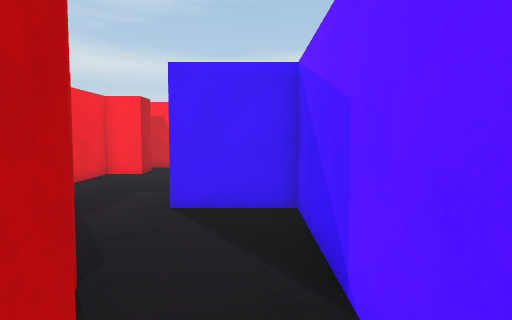
[1] (above)

24 first-person views from a walk through a scene from a Unity 3-D project. The camera is 1.4 m above the floor, tilts 4° down and sees 70° across. The floor is counted in squares, 1 m on a side. Each view is taken from the middle of a square. On the plan, view 1 faces up. The plan holds only what a view shows up to about 16 squares ahead; the rest is blank. The place goes on beyond the plan.

[2]
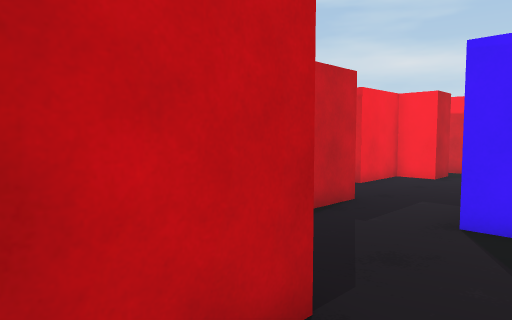

[3]
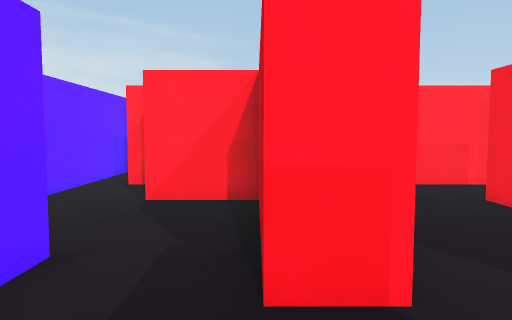

[4]
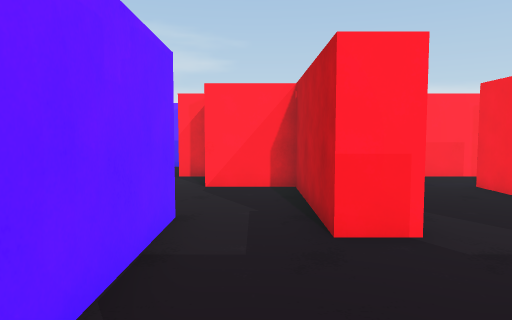

[5]
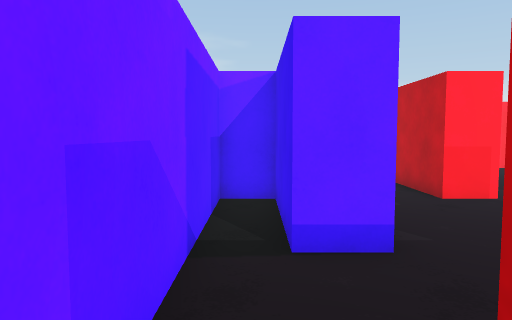

[6]
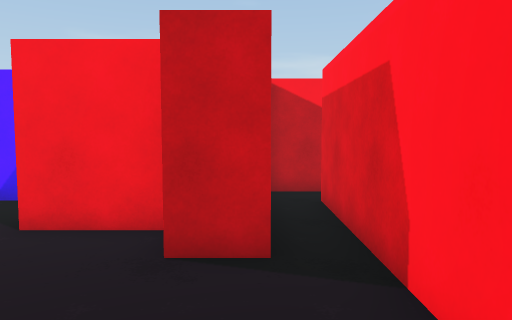

[7]
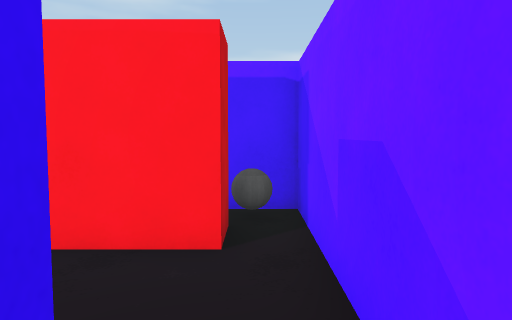

[8]
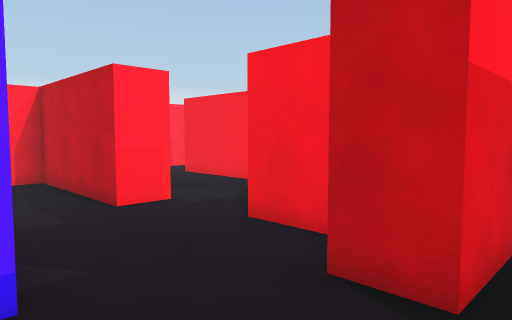

[9]
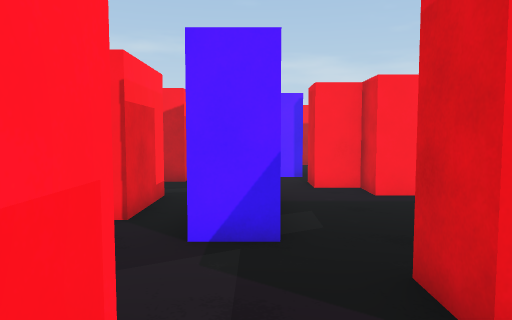

[10]
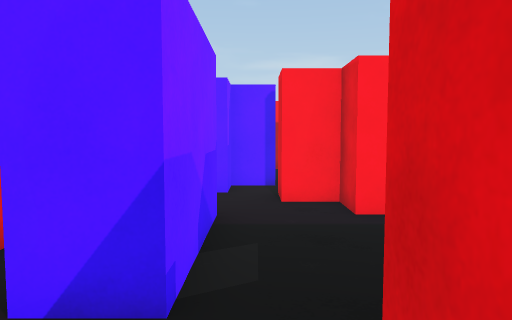

[11]
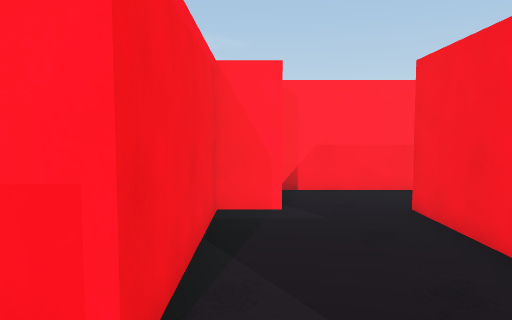

[12]
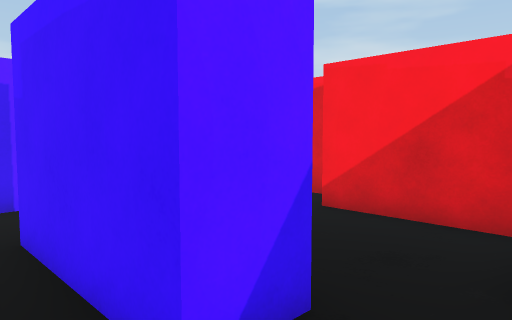

[13]
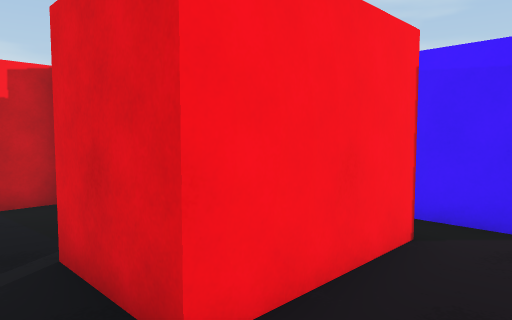

[14]
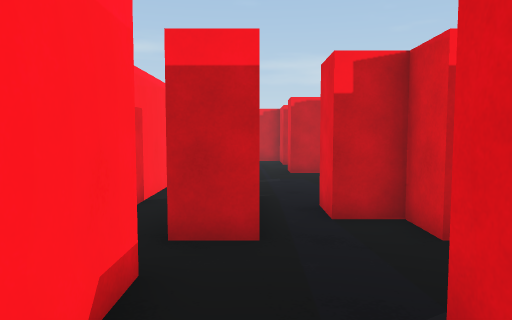

[15]
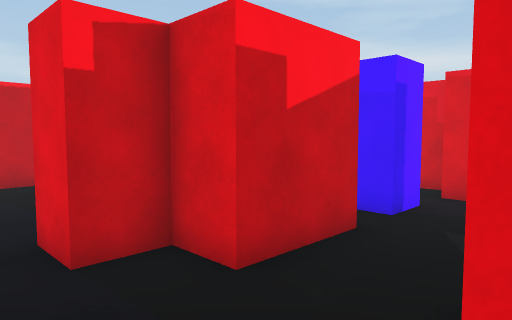

[16]
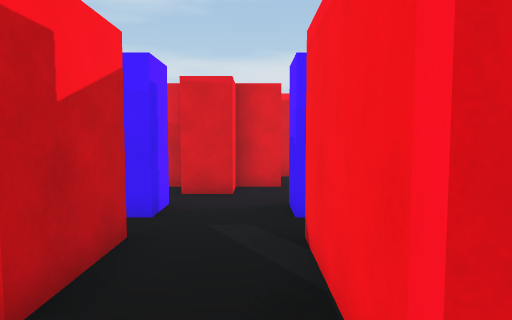

[17]
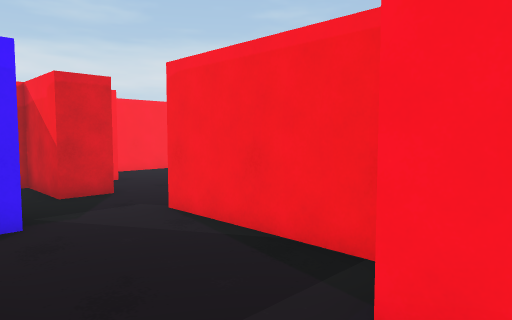

[18]
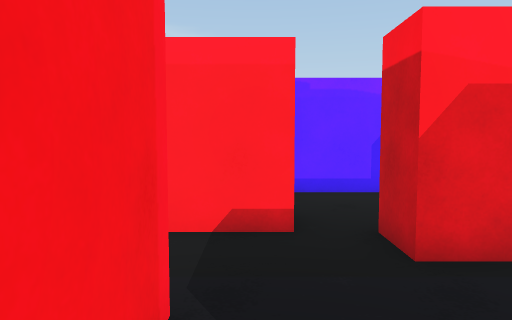

[19]
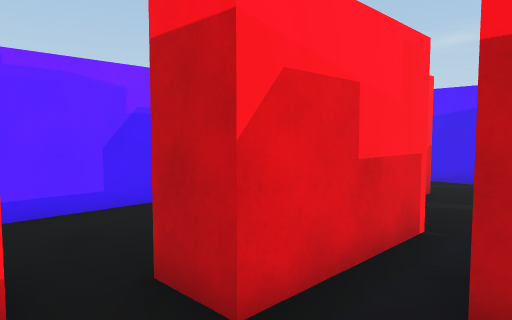

[20]
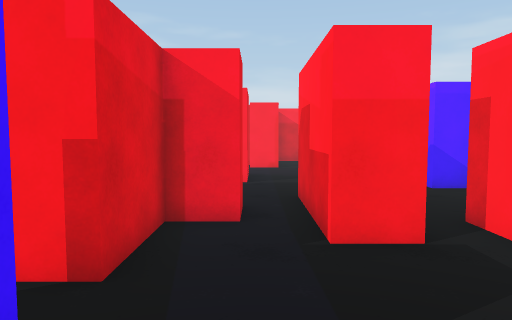

[21]
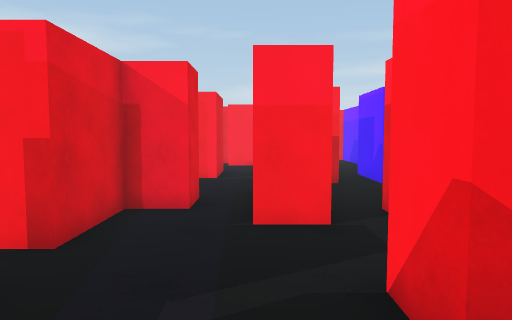

[22]
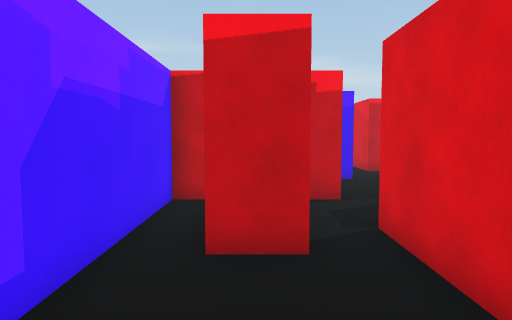

[23]
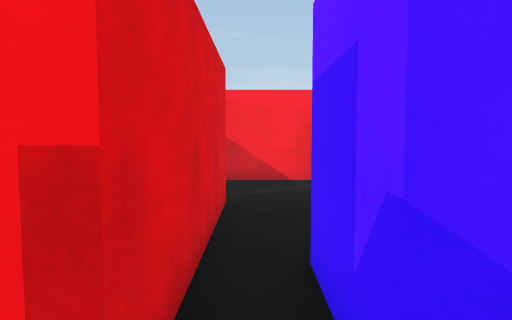

[24]
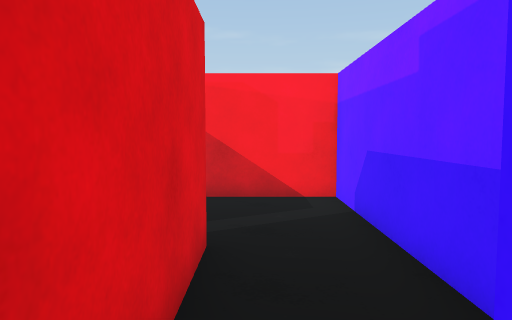

### Floor plan
Key: @ floor where view 1 was taken; # wall or solid block; . floor; = window, fence, low wall or low ledge; ^ raised ledge; B ball; T thing the floor can be seen under or through.
Columns run from 24 left of view 1 to 1 right of it. Each row starts with its distance up from view 1.
 18                        ###
 17                        #B#
 16                #########.#
 15                #.........#
 14               ##  ###....#
 13              ########....#
 12           ####....##.....#
 11          ###......##..##.#
 10          #............##.#
  9          ##..####.....##.#
  8           #..##=#..##.####
  7           #..###...##.####
  6           #..# #...##....#
  5   ###.#####..# #...##....#
  4  ##.....TT...# #...##....#
  3 ##......TT...###..#####..#
  2 #......TTTT.......#   #..#
  1 #..##..####.######    ##.#
  0 #.  #.......#^^^^#...#  @#
 -1     ####.............#  .#
 -2     #.......#^#......#   #
 -3     ########^   ######  ##

Where each view was taken, in squares from view 1:
view 1: 0 up, 0 right, facing up
view 2: 1 up, 0 right, facing up-left
view 3: 11 up, 4 left, facing down
view 4: 13 up, 3 left, facing down
view 5: 16 up, 0 right, facing down
view 6: 14 up, 0 right, facing left
view 7: 11 up, 0 right, facing up
view 8: 15 up, 1 left, facing down-left
view 9: 9 up, 3 left, facing left
view 10: 10 up, 5 left, facing left
view 11: 10 up, 6 left, facing down
view 12: 7 up, 6 left, facing up-left
view 13: 2 up, 7 left, facing up-left
view 14: 2 up, 9 left, facing left
view 15: 2 up, 11 left, facing up-left
view 16: 2 up, 12 left, facing up
view 17: 2 up, 9 left, facing up-right
view 18: 6 up, 12 left, facing down
view 19: 4 up, 12 left, facing down-left
view 20: 3 up, 22 left, facing right
view 21: 2 up, 23 left, facing right
view 22: 1 down, 12 left, facing left
view 23: 1 down, 14 left, facing right
view 24: 1 down, 11 left, facing right
